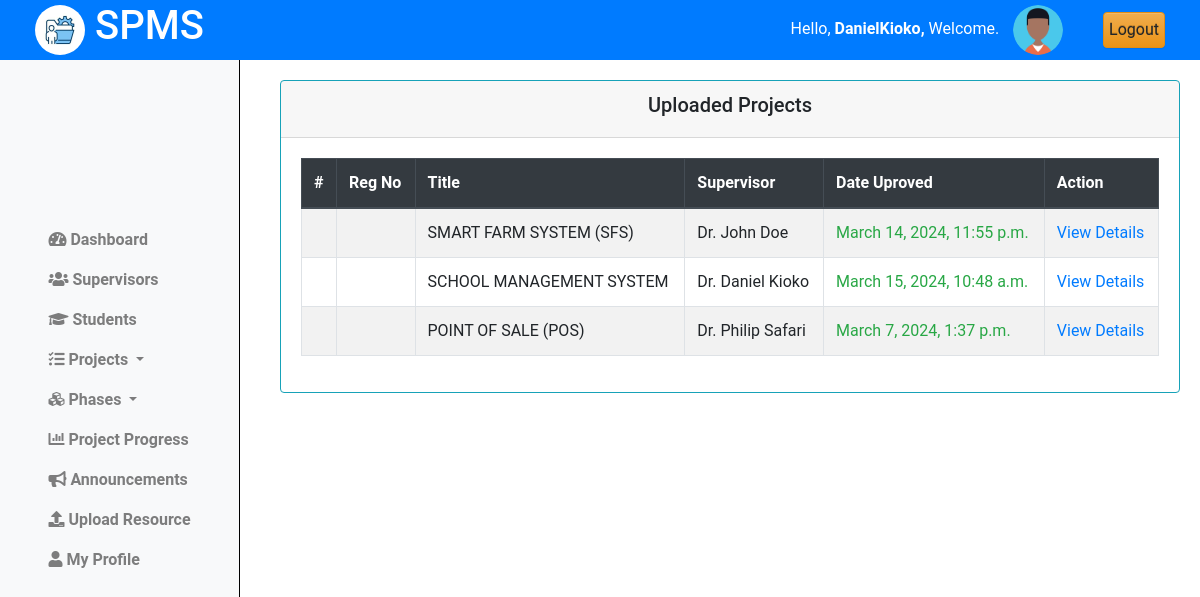
The app's page /projects/approved/ (signed in) with its own data.
### projectsApp/models.py (models this page shows, shortened)
class Coordinator(AbstractUser):
    pass

class Projects(models.Model):
    student = models.ForeignKey(Student, on_delete=models.CASCADE)
    title = models.CharField(max_length=255)
    description = models.TextField()
    objectives = models.TextField()
    lecturer = models.ForeignKey(Lecturer, on_delete=models.SET_NULL, null=True, blank=True)
    status = models.CharField(max_length=50, choices=[
        ('pending', 'Pending'),
        ('approved', 'Approved'),
        ('rejected', 'Rejected')
    ], default='Pending')
    created_at = models.DateTimeField(auto_now_add=True)
    updated_at = models.DateTimeField(auto_now=True)

class Lecturer(models.Model):
    email = models.EmailField(max_length=255, unique=True, blank=False)
    name = models.CharField(max_length=255)
    phone = models.IntegerField(null=True, blank=True)
    password = models.CharField(max_length=128, null=False, blank=False)
    user_id = models.AutoField(primary_key=True)
    last_login = models.DateTimeField(blank=True, null=True)
    USERNAME_FIELD = 'email'
    REQUIRED_FIELDS = ['name', 'phone']
    class Meta:
        db_table = "Lecturers"

### projectsApp/AccessControl.py (the view)
    @login_required
    def wrapper(request, *args, **kwargs):
        if not isinstance(request.user, Coordinator):
            return redirect('cordinator_login')
        return function(request, *args, **kwargs)

### projectsApp/AccessControl.py (called while the page is built)
def coordinator_required(function):
    @login_required
    def wrapper(request, *args, **kwargs):
        if not isinstance(request.user, Coordinator):
            return redirect('cordinator_login')
        return function(request, *args, **kwargs)
    return wrapper

### projectsApp/views.py (called while the page is built)
@coordinator_required
def approved_titles(request):
    projects = Projects.objects.filter(status="Approved").order_by('-created_at')
    context = {
        'projects':projects,
        }
    return render(request, 'cordinator/approved_titles.html', context)

### projectsApp/templates/cordinator/approved_titles.html
{% extends 'base_cord.html' %}
{% load static %}
{% block content %}
{% include 'column1_cord.html' %}
<div class="content">
    <div class="container-fluid">
        <div class="row">
            <div class="card border-info">
                <div class="card-header text-center">
                    <h5>Uploaded Projects</h5>
                </div>
                <div class="card-body">
                    <table class="table table-bordered table-hover  table-striped border-info">
                        <thead class="thead-dark">
                            <tr>
                                <th scope="col">#</th>
                                <th scope="col">Reg No</th>
                                <th scope="col">Title</th>
                                <th scope="col">Supervisor</th>
                                <th scope="col">Date Uproved</th>
                                <th scope="col">Action</th>
                            </tr>
                        </thead>
                        <tbody>
                            {% if projects.exists %}
                                {% for project in projects %}
                                    <tr>
                                        <th scope="row">{{project.index}}</th>
                                        <td>{{project.reg_number|upper}}</td>
                                        <td>{{project.title|upper}}</td>
                                        <td>{{project.lecturer.name|title}}</td>
                                        <td class="text-success">{{project.updated_at}}</td>
                                        <td><a href="{% url "view_project_details" project.id %}"> View Details </a></td>
                                    </tr>
                                {% endfor %}
                            {% else %}
                                <tr>
                                    <td colspan="6" class="text-center text-danger">No approved projects found.</td>
                                </tr>
                            {% endif %}
                        </tbody>
                    </table>
                </div>
            </div>
        </div>
    </div>
</div>
<link rel="stylesheet" href="{% static 'css/mystudents.css' %}">
{% endblock %}

### projectsApp/templates/base_cord.html (shortened to what this page needs)
{% load static %}
<!doctype html>
<html class="no-js h-100" lang="en">
  <head>
    <link href="https://use.fontawesome.com/releases/v5.0.6/css/all.css" rel="stylesheet">
    <link href="https://stackpath.bootstrapcdn.com/bootstrap/4.5.2/css/bootstrap.min.css" rel="stylesheet">
    <link rel="stylesheet" href="https://cdn.jsdelivr.net/npm/bootstrap@3.3.7/dist/css/bootstrap-theme.min.css">
</head>
<body>
    <header>
        <div class="container-fluid">
            <div class="row align-items-center">
                <div class="col-md-3">
                    <div class="left">
                        <img src="{% static 'images/logo.jpg' %}" alt="Logo" class="logo">
                        <h1>SPMS</h1>
                    </div>
                </div>
                <div class="col-md-9 d-flex justify-content-end">
                    <div class="row align-items-center">
                        <div class="col-auto">
                            <span class="username mb-3" style="padding:10px;">
                                Hello,
                                <strong>
                                    {% if request.user.is_authenticated %}
                                        {% if request.user.is_staff %}
                                            {{ request.user.username }},
                                        {% else %}
                                            {{ request.user.name }},
                                        {% endif %}
                                    {% else %}
                                        Guest,
                                    {% endif %}
                                </strong>
                                Welcome.
                            </span>
                            <img src="{% static 'images/profile.png'%}" alt="Profile Picture" class="profile-pic">
                        </div>
                        <div class="col-auto">
                            <a href="{% url 'logout' %}" class="btn btn-warning" style="padding:5px;">Logout</a>
                        </div>
                    </div>
                </div>
            </div>
        </div>
    </header>
    {% block content %}
    {% endblock %}
</body>
</html>

### projectsApp/static/css/mystudents.css (style rules this page uses)
.content { margin-left: 250px; padding: 20px; margin-top: 60px; }
.card { width: 100%; margin-left: 10px; }

### projectsApp/templates/base_cord.html (style rules this page uses)
body { font-family: 'Roboto', sans-serif; margin: 0; padding: 0; }
header { background-color: #007BFF; color: white; display: flex; justify-content: space-between; align-items: center; text-align: center; padding: 10px 20px; z-index: 20; position: fixed; top: 0; left: 0; width: 100%; height: 60px; }
header .left { display: flex; align-items: center; }
header .logo { width: 50px; height: 50px; margin-right: 10px; border-radius: 50%; }
header .profile-pic { width: 50px; height: 50px; border-radius: 50%; margin-right: 10px; }

### records on screen
Coordinator: user.username "DanielKioko"
Projects: title "SMART FARM SYSTEM (SFS)", lecturer.name "Dr. John Doe", updated_at "March 14, 2024, 11:55 p.m."
Projects: title "SCHOOL MANAGEMENT SYSTEM", lecturer.name "Dr. Daniel Kioko", updated_at "March 15, 2024, 10:48 a.m."
Projects: title "POINT OF SALE (POS)", lecturer.name "Dr. Philip Safari", updated_at "March 7, 2024, 1:37 p.m."
